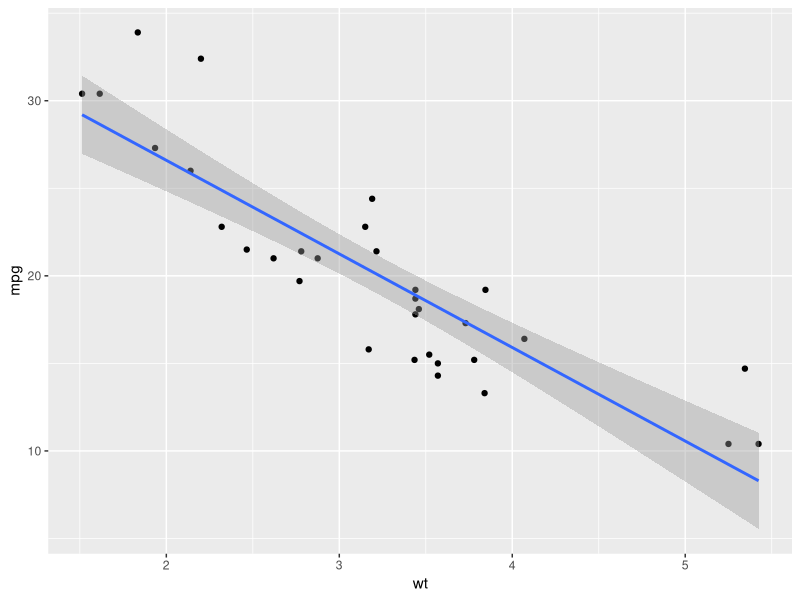
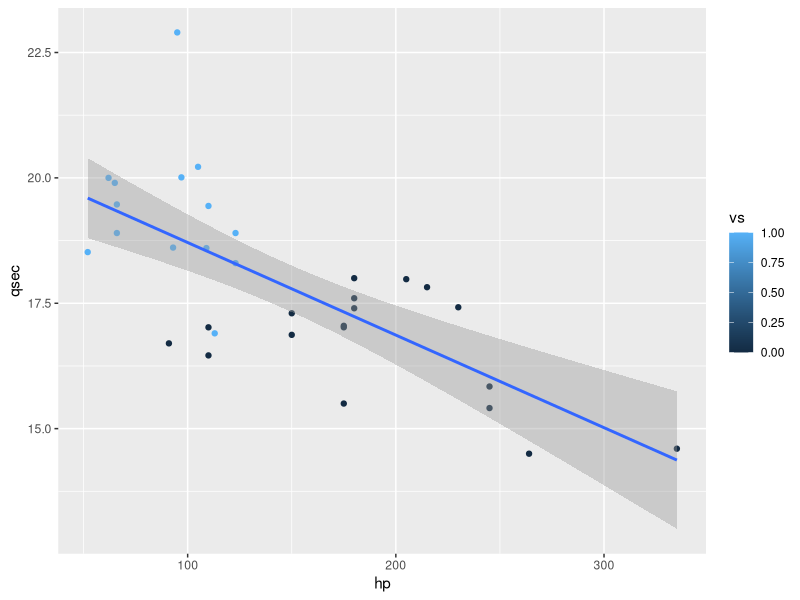
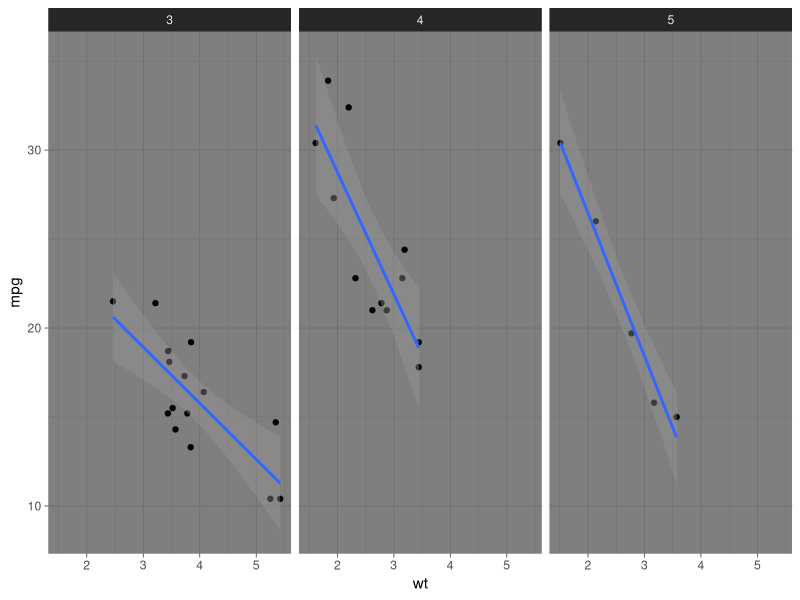
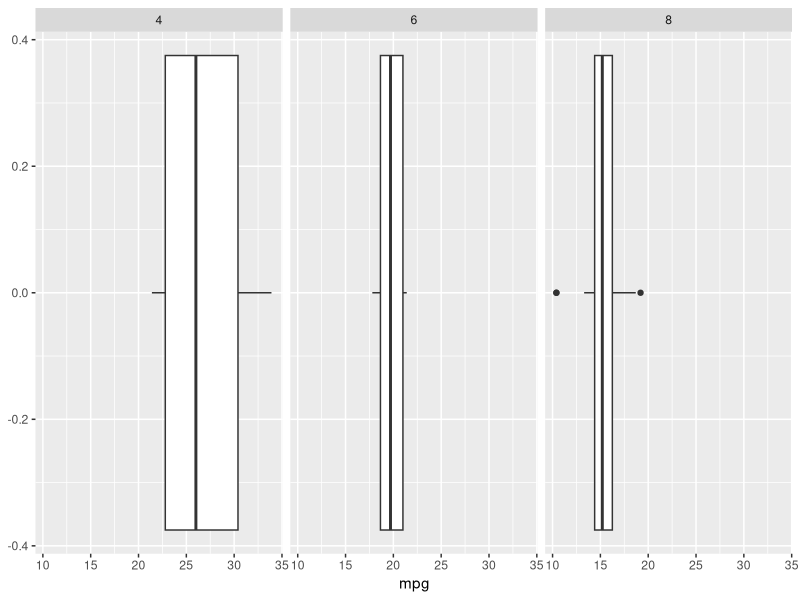
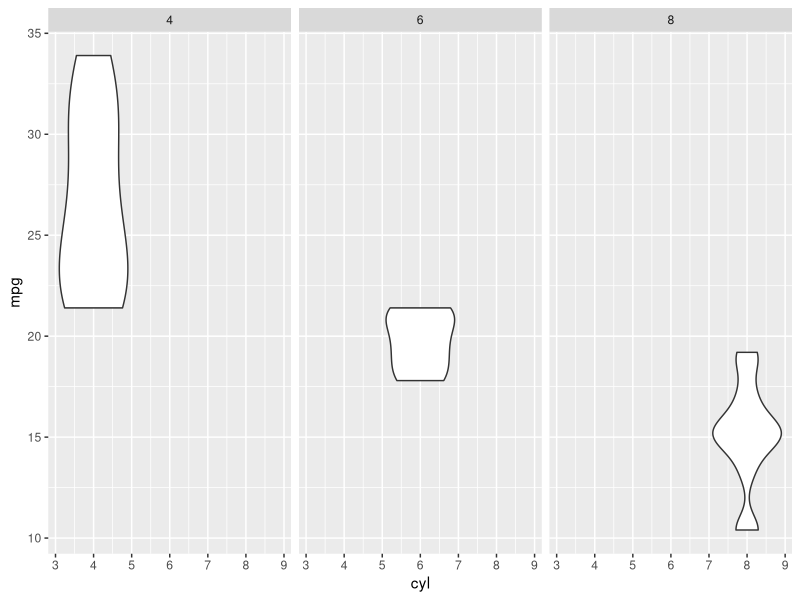

R code for these plots, in order:
library(datasets)
library(MASS)
library(ggplot2)

summary(mtcars)
head(mtcars)
mode(mtcars$am)

#Exercise 1
ggplot(data = mtcars, mapping = aes(x = wt, y = mpg)) + geom_point() + geom_smooth(method = "lm")

#Exercise 2
ggplot(data = mtcars, mapping = aes(x = hp, y = qsec)) + geom_point(mapping = aes(color = vs)) + geom_smooth(method = "lm")

#Exercise 3
ggplot(mtcars, aes(y = mpg, x = wt), color = cyl) + geom_point() + facet_grid(~gear) + geom_smooth(method = "lm") + theme_dark()

#Exercise 4
mode(mtcars)
fourcyl = dplyr::filter(mtcars, cyl == 4)
summary(fourcyl)
head(fourcyl)
sixcyl = dplyr::filter(mtcars, cyl == 6)
summary(mtcars)
ggplot(mtcars, aes(x = mpg)) + geom_boxplot() + facet_wrap(~cyl)
ggplot(mtcars, aes(x = cyl, y = mpg)) + geom_violin() + facet_wrap(~cyl)
mtcars[mtcars$cyl == 4, ]
t.test(mtcars[mtcars$cyl == 4, ]$mpg, mtcars[mtcars$cyl == 6, ]$mpg)
